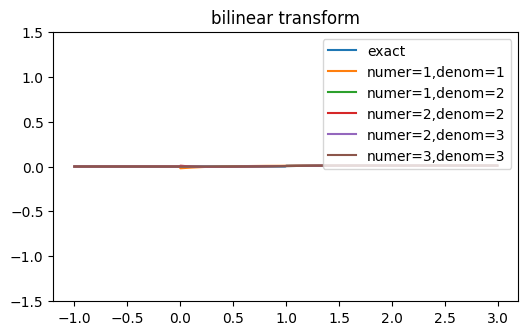

Write Python code to recreate this figure.
import numpy as np
from matplotlib.pyplot import subplots, style, savefig, show

from lcapy import *

H = exp(-s)
Ha11 = H.approximate_exp(ddegree=1)
Ha12 = H.approximate_exp(ddegree=2, ndegree=1)
Ha22 = H.approximate_exp(ddegree=2)
Ha23 = H.approximate_exp(ddegree=3, ndegree=2)
Ha33 = H.approximate_exp(ddegree=3)

tv = np.arange(400) / 400 * 4 - 1

xv = (tv >= 0) * 1

fig, axes = subplots(1, figsize=(6, 3.5))

axes.plot(tv, H.response(xv, tv), label='exact')
axes.plot(tv, Ha11.response(xv, tv), label='numer=1,denom=1')
axes.plot(tv, Ha12.response(xv, tv), label='numer=1,denom=2')
axes.plot(tv, Ha22.response(xv, tv), label='numer=2,denom=2')
axes.plot(tv, Ha23.response(xv, tv), label='numer=2,denom=3')
axes.plot(tv, Ha33.response(xv, tv), label='numer=3,denom=3')
axes.set_ylim(-1.5, 1.5)
axes.legend()
axes.set_title('bilinear transform')

savefig(__file__.replace('.py', '.png'), bbox_inches='tight')
